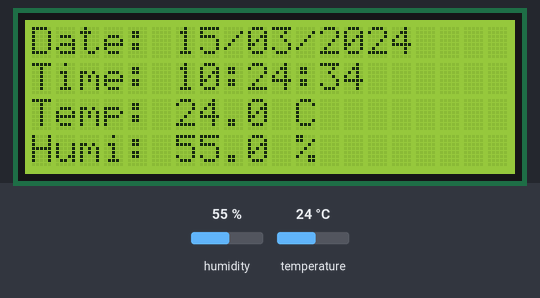
Recording of a sketch running on a simulated ESP32. On the bench: 20×4 character LCD. The inputs (shaded band) are chosen by the test bench; at power-on: humidity 55 %, temperature 24 °C. WiFi joins after 1.5 s; servers stay silent unless stated; the local clock reads 2024-03-15 10:24:30 at power-on unless the sketch sets it; what the sketch prints to the serial monitor is not drawn.

Above: at 4.8 s.
4.9 s: humidity set to 22 %
At 9.4 s:
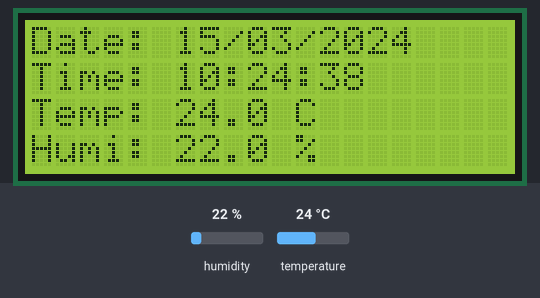
9.7 s: temperature set to 12 °C
At 13.1 s:
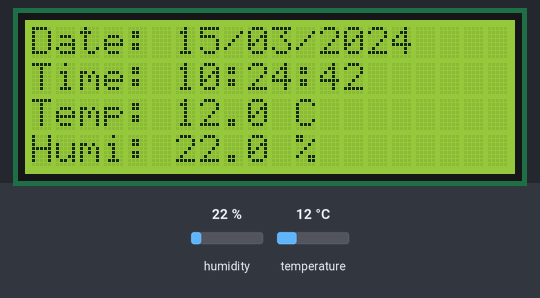
14.5 s: humidity set to 40 %
At 17.3 s:
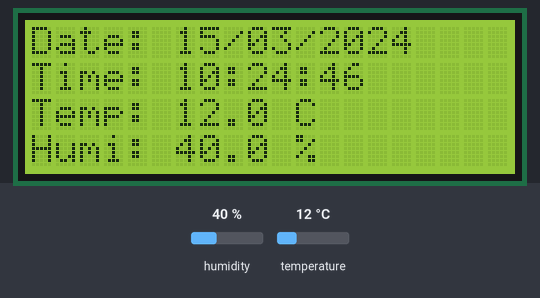
19.3 s: temperature set to 19 °C
At 21.4 s:
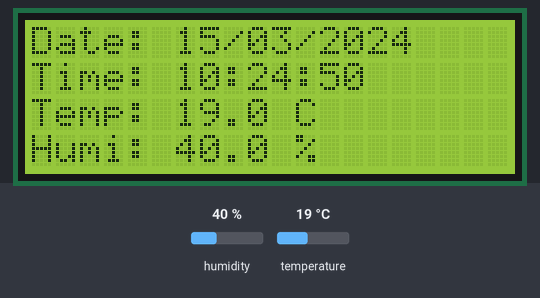
Timing chart, 0 to 22.9 s (numbered marks = the images above; inputs shaded):
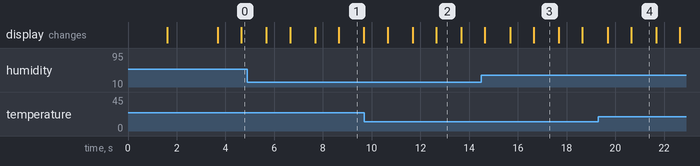

The sketch:

dht22.ino
```cpp
#include <WiFi.h>
#include <WebServer.h>
#include <DNSServer.h>
#include <WiFiManager.h> // Include the Manager library
#include "time.h"
#include <LiquidCrystal_I2C.h>
#include <DHT.h>

// NTP Config
const char* ntpServer = "pool.ntp.org";
const long  gmtOffset_sec = 8 * 3600;
const int   daylightOffset_sec = 0;

#define DHT22_PIN  23
DHT dht22(DHT22_PIN, DHT22);
LiquidCrystal_I2C lcd(0x27, 20, 4);

// Timing & Data
unsigned long lastClockUpdate = 0;
unsigned long lastSensorUpdate = 0;
float lastHumi = -1.0, lastTempC = -1.0;

void setup() {
  Serial.begin(115200);
  lcd.init();
  lcd.backlight();
  dht22.begin();

  // --- WiFi Manager Implementation ---
  WiFiManager wm;

  lcd.setCursor(0, 0);
  lcd.print("WiFi Config Mode");
  lcd.setCursor(0, 1);
  lcd.print("Connect to: ESP32_AP");

  // This will block until connected or timed out
  // If it can't connect to old WiFi, it starts an AP named "ESP32_Config_AP"
  bool res = wm.autoConnect("ESP32_Config_AP");

  if(!res) {
      Serial.println("Failed to connect");
      lcd.clear();
      lcd.print("Connect Failed");
      // ESP.restart(); // Optional: restart to try again
  } else {
      Serial.println("Connected...yeey :)");
      lcd.clear();
      lcd.print("WiFi Connected!");
      delay(2000);
  }

  configTime(gmtOffset_sec, daylightOffset_sec, ntpServer);
  lcd.clear();
}

void loop() {
  unsigned long currentMillis = millis();

  if (currentMillis - lastClockUpdate >= 1000) {
    lastClockUpdate = currentMillis;
    displayClock();
  }

  if (currentMillis - lastSensorUpdate >= 2000) {
    lastSensorUpdate = currentMillis;
    readAndLogSensors();
  }
}

void displayClock() {
  struct tm timeinfo;
  if(!getLocalTime(&timeinfo)) return;
  lcd.setCursor(0, 0);
  lcd.printf("Date: %02d/%02d/%04d", timeinfo.tm_mday, timeinfo.tm_mon + 1, timeinfo.tm_year + 1900);
  lcd.setCursor(0, 1);
  lcd.printf("Time: %02d:%02d:%02d", timeinfo.tm_hour, timeinfo.tm_min, timeinfo.tm_sec);
}

void readAndLogSensors() {
  float h = dht22.readHumidity();
  float t = dht22.readTemperature();

  if (isnan(h) || isnan(t)) return;

  lcd.setCursor(0, 2);
  lcd.printf("Temp: %.1f C   ", t);
  lcd.setCursor(0, 3);
  lcd.printf("Humi: %.1f %%   ", h);

  if (t != lastTempC || h != lastHumi) {
    Serial.printf("Update: %.1fC | %.1f%%\n", t, h);
    lastTempC = t;
    lastHumi = h;
  }
}
```

Measured:
- what the display in image 3 shows lasts 1.0 s, from 16.7 s to 17.7 s
